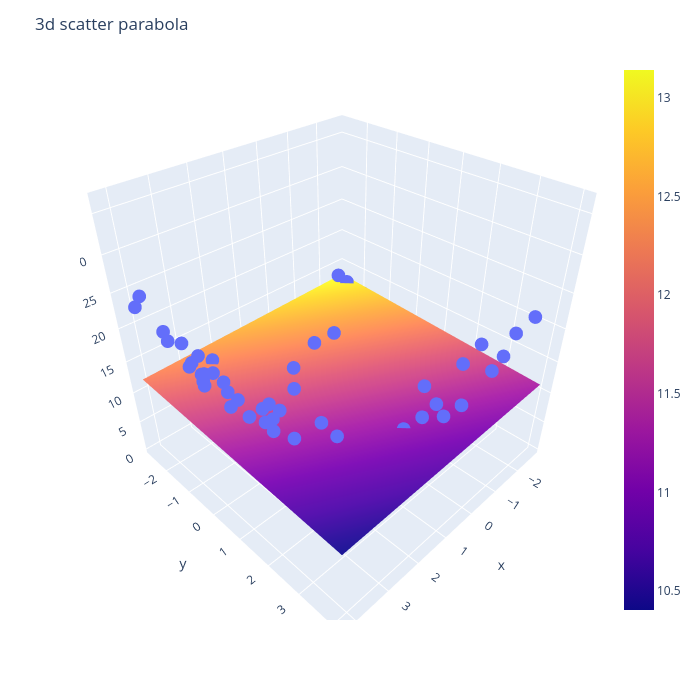

Notebook cell for this chart:
### Code cell
import plotly.graph_objects as go

fig = px.scatter_3d(df, x=x.ravel(), y=y.ravel(), z=z.ravel())

fig.add_trace(go.Surface(x = x_input, y = y_input, z =z_final ))
fig.update_layout(width=700,height=700,title_text = '3d scatter parabola')

fig.show()
